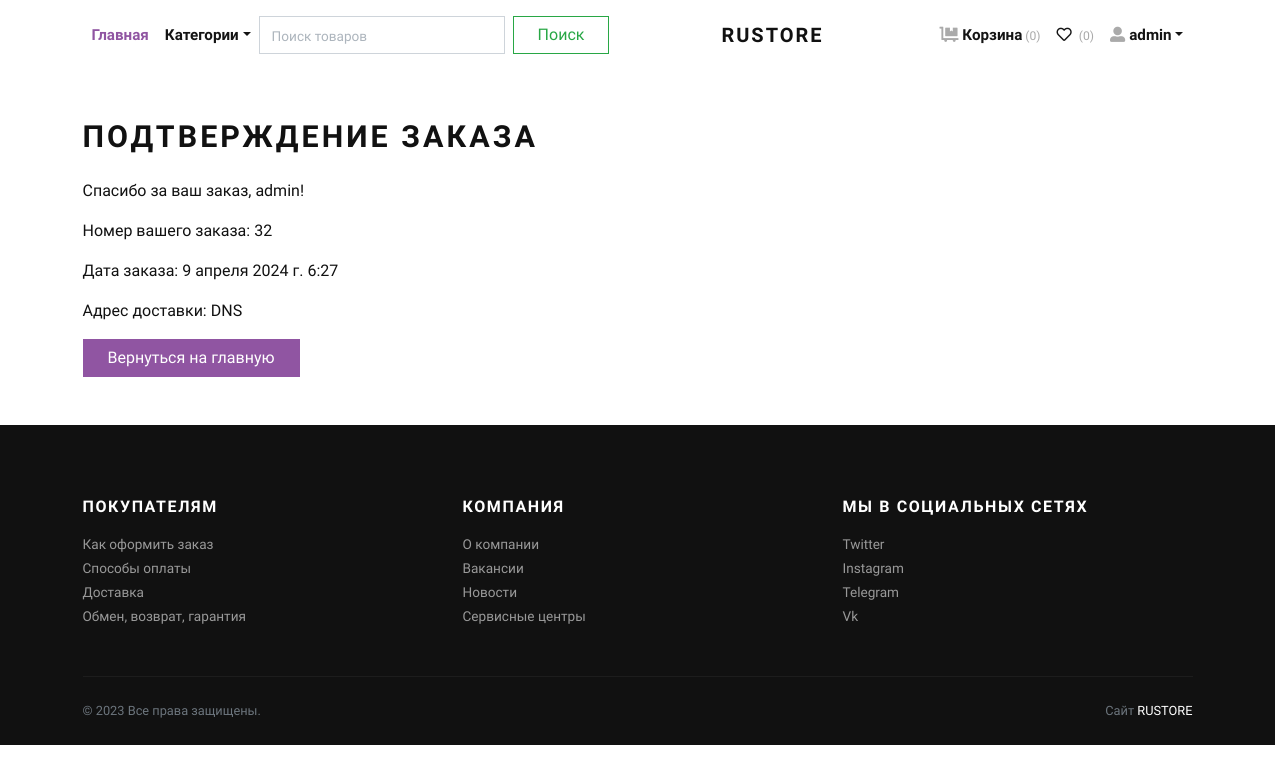
Page /order-confirmation/ (signed in) on the earlier database version.
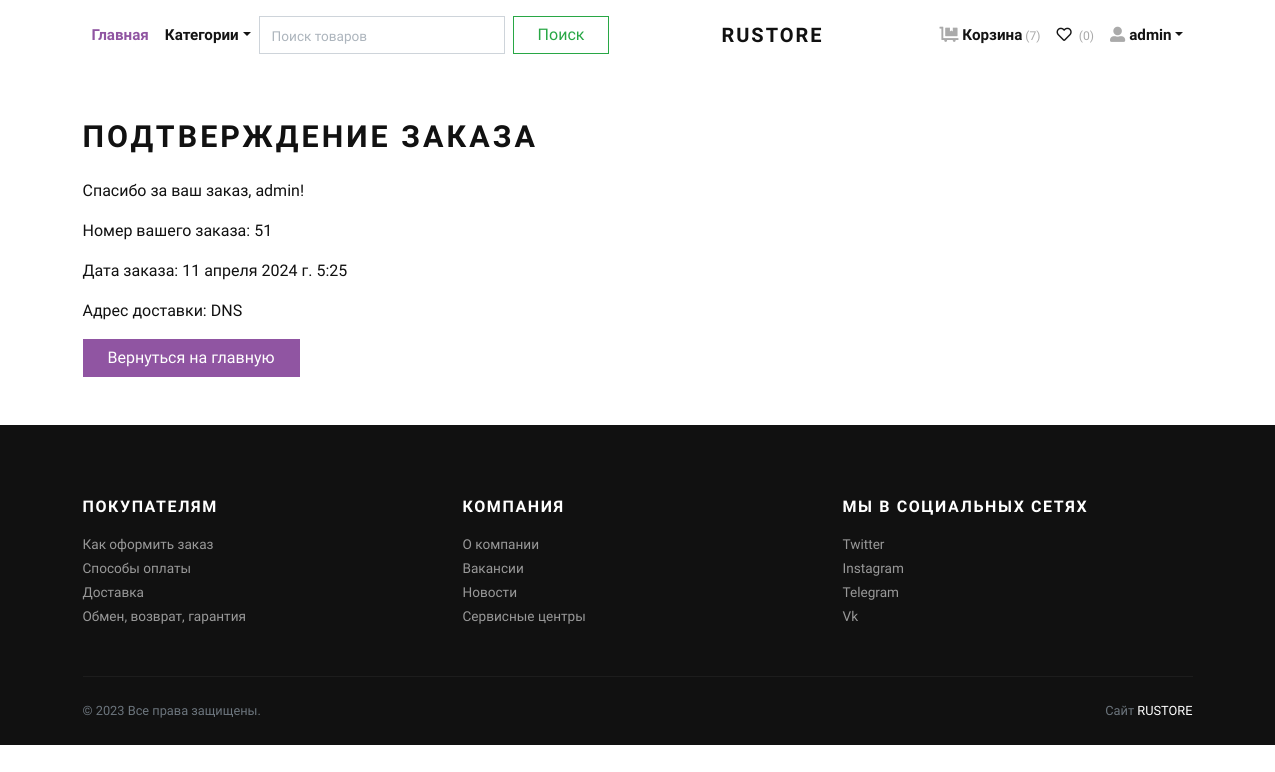
Same page on the later database version.
### store/models.py (models this page shows)
class Order(models.Model):
    user = models.ForeignKey(User, verbose_name="User", on_delete=models.CASCADE)
    address = models.ForeignKey(Address, verbose_name="Shipping Address", on_delete=models.CASCADE)
    product = models.ForeignKey(Product, verbose_name="Product", on_delete=models.CASCADE)
    quantity = models.PositiveIntegerField(verbose_name="Quantity")
    ordered_date = models.DateTimeField(auto_now_add=True, verbose_name="Ordered Date")
    status = models.CharField(
        choices=STATUS_CHOICES,
        max_length=50,
        default="В ожижании"
    )

class Address(models.Model):
    user = models.ForeignKey(User, verbose_name="User", on_delete=models.CASCADE)
    locality = models.CharField(max_length=150, verbose_name="Ближайшее местоположение")
    city = models.CharField(max_length=150, verbose_name="Город")
    state = models.CharField(max_length=150, verbose_name="Район")
    def __str__(self):
        return self.locality

### store/views.py (the view)
# urls.py: path('order-confirmation/', views.order_confirmation, name='order-confirmation'),
@login_required
def order_confirmation(request):
    user = request.user
    order = Order.objects.filter(user=user).last()
    if not order:
        return redirect('store:home')
    context = {
        'order': order,
    }
    return render(request, 'store/order_confirmation.html', context)

### store/context_preprocessors.py (called while the page is built)
def store_menu(request):
    categories = Category.objects.filter(is_active=True)
    context = {
        'categories_menu': categories,
    }
    return context

def cart_menu(request):
    if request.user.is_authenticated:                      #проверка пользователя на аутентификацию
        cart_items= Cart.objects.filter(user=request.user) #получаем объекты из корзины
        context = {
            'cart_items': cart_items,
        }
    else:
        context = {}
    return context

def favorites_count(request):
    if request.user.is_authenticated:
        count = Favorite.objects.filter(user=request.user).count()
    else:
        count = 0
    return {'favorites_count': count}

### templates/store/order_confirmation.html
{% extends 'base.html' %}
{% block content %}
<div class="container py-5">
    <div class="row">
        <div class="col-12">
            <h2 class="text-uppercase mb-4">Подтверждение заказа</h2>
            <p class="mb-3">Спасибо за ваш заказ, {{ request.user.username }}!</p>
            <p>Номер вашего заказа: {{ order.id }}</p>
            <p>Дата заказа: {{ order.ordered_date }}</p>
            <p>Адрес доставки: {{ order.address }}</p>
            <a href="{% url 'store:home' %}" class="btn btn-primary">Вернуться на главную</a>
        </div>
    </div>
</div>
{% endblock %}

### templates/navbar.html (shortened to what this page needs)
{% load static %}
      <header class="header bg-white">
        <div class="container px-0 px-lg-3">
          <nav class="navbar navbar-expand-lg navbar-light py-3 px-lg-0"><a class="navbar-brand" href="{% url 'store:home' %}"><span class="font-weight-bold text-uppercase text-dark">RUSTORE</span></a>
            <div class="collapse navbar-collapse" id="navbarSupportedContent">
              <ul class="navbar-nav mr-auto">
                <li class="nav-item">
                  <a class="nav-link active" href="{% url 'store:home' %}">Главная</a>
                </li>
                <li class="nav-item dropdown"><a class="nav-link dropdown-toggle" id="pagesDropdown" href="#" data-toggle="dropdown" aria-haspopup="true" aria-expanded="false">Категории</a>
                </li>
                <form class="form-inline my-2 my-lg-0" action="{% url 'store:search' %}" method="get">
                  <input class="form-control mr-sm-2" type="search" placeholder="Поиск товаров" aria-label="Search" name="q">
                  <button class="btn btn-outline-success my-2 my-sm-0" type="submit">Поиск</button>
                </form>
              </ul>
              <ul class="navbar-nav ml-auto">
                {% if request.user.is_authenticated %}
                  <li class="nav-item"><a class="nav-link" href="{% url 'store:cart' %}"> <i class="fas fa-dolly-flatbed mr-1 text-gray"></i>Корзина<small class="text-gray"> ({{cart_items.count}})</small></a></li>
                  <li class="nav-item"><a class="nav-link" href="{% url 'store:favorites' %}"> <i class="far fa-heart mr-1"></i><small class="text-gray"> ({{ favorites_count }})</small></a></li>
                  <li class="nav-item dropdown"><a class="nav-link dropdown-toggle" id="pagesDropdown" href="#" data-toggle="dropdown" aria-haspopup="true" aria-expanded="false"><i class="fas fa-user-alt mr-1 text-gray"></i>{{request.user.username}}</a></a>
                </li>
                {% else %}
                  <li class="nav-item"><a class="nav-link" href="{% url 'store:login' %}">Войти</a></li>
                  <li class="nav-item"><a class="nav-link" href="{% url 'store:register' %}">Создать аккаунт</a></li>
                {% endif %}
              </ul>
            </div>
          </nav>
        </div>
      </header>

Differences in the rows shown:
no longer on this page (row unchanged): Order: id "32", ordered_date "9 апреля 2024 г. 6:27", address "DNS"
added Order: id "51", ordered_date "11 апреля 2024 г. 5:25", address "DNS"
Other differences:
{{ cart_items.count }}: "0" → "7"
